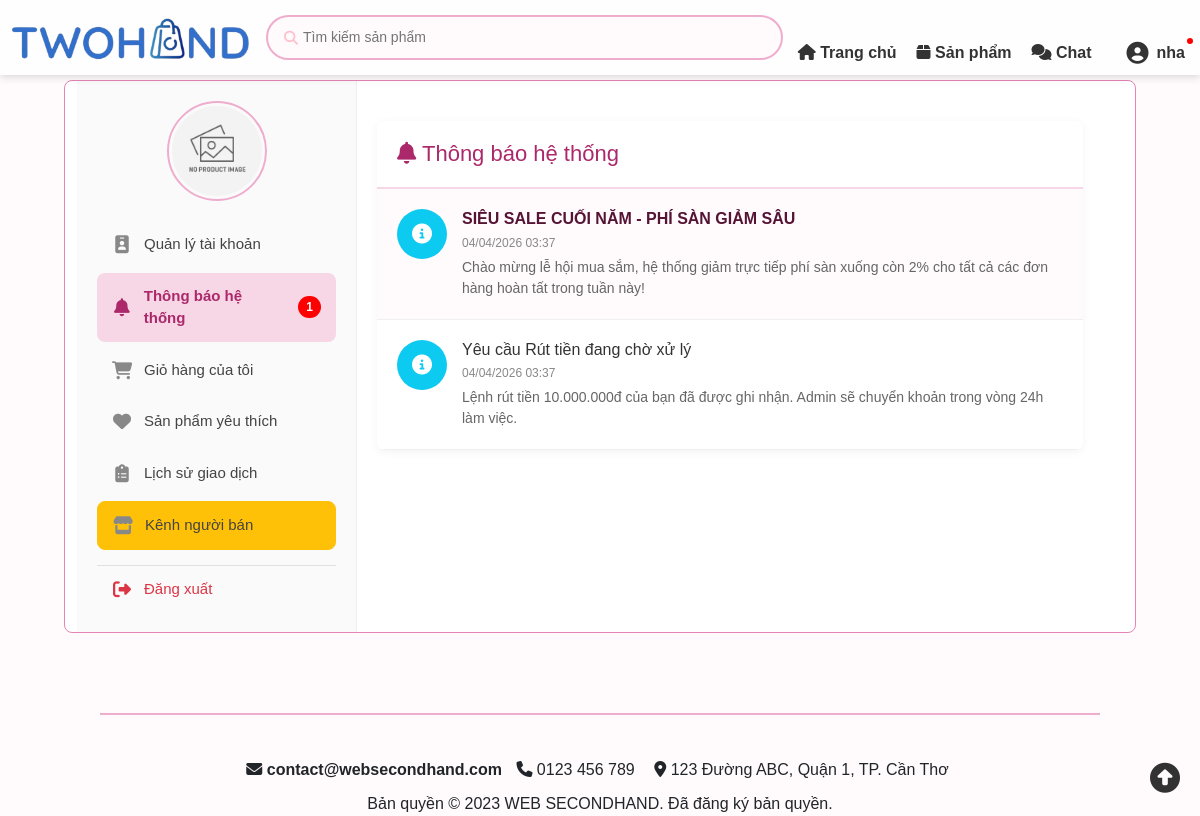
The app's page /controllers/thongBaoController.php (signed in) with its own data.
### tables this page shows
CREATE TABLE ThongBaoNguoiDung (
    Id INT AUTO_INCREMENT PRIMARY KEY,
    MaTB INT,
    IdNhan INT(10),
    DaXem BOOLEAN DEFAULT 0,
    NgayXem DATETIME,
    FOREIGN KEY (MaTB) REFERENCES ThongBao(MaTB) ON DELETE CASCADE,
    FOREIGN KEY (IdNhan) REFERENCES TaiKhoan(IdTaiKhoan) ON DELETE CASCADE
);

CREATE TABLE ThongBao (
    MaTB INT AUTO_INCREMENT PRIMARY KEY,
    TieuDe VARCHAR(255) NOT NULL,
    NoiDung TEXT,
    LoaiTB ENUM('HeThong', 'DonHang', 'KhuyenMai', 'ViPham', 'BaoCao') DEFAULT 'HeThong',
    NguoiGui INT(10) DEFAULT NULL, 
    NgayTao DATETIME DEFAULT CURRENT_TIMESTAMP
);

### controllers/thongBaoController.php (called while the page is built, shortened)
<?php
require_once __DIR__ . '/../includes/ketnoi.php';
require_once __DIR__ . '/../models/thongBaoModel.php';
$idTaiKhoan = $_SESSION['IdTaiKhoan'];
$thongBaoModel = new ThongBaoModel($conn);
$dsThongBao = $thongBaoModel->getThongBaoCuaToi($idTaiKhoan);
include_once __DIR__ . '/../views/thongBao.php';

### models/thongBaoModel.php (called while the page is built, shortened)
<?php
class ThongBaoModel
{
    private $conn;
    public function __construct($conn)
    {
        $this->conn = $conn;
    }
    public function getThongBaoCuaToi($idTaiKhoan)
    {
        $sql = "SELECT tb.*, tbn.DaXem, tbn.Id
                FROM ThongBao tb
                JOIN ThongBaoNguoiDung tbn ON tb.MaTB = tbn.MaTB
                WHERE tbn.IdNhan = ?
                ORDER BY tb.NgayTao DESC";
        $stmt = $this->conn->prepare($sql);
        $stmt->bind_param("i", $idTaiKhoan);
        $stmt->execute();
        return $stmt->get_result()->fetch_all(MYSQLI_ASSOC);
    }
    public function demThongBaoChuaDoc($idTaiKhoan)
    {
        $sql = "SELECT COUNT(*) as SoLuong FROM ThongBaoNguoiDung WHERE IdNhan = ? AND DaXem = 0";
        $stmt = $this->conn->prepare($sql);
        $stmt->bind_param("i", $idTaiKhoan);
        $stmt->execute();
        return $stmt->get_result()->fetch_assoc()['SoLuong'];
    }
}

### views/thongBao.php (the view, shortened to what this page needs)
<!DOCTYPE html>
<html lang="vi">
<head>
    <link href="https://cdn.jsdelivr.net/npm/bootstrap@5.3.2/dist/css/bootstrap.min.css" rel="stylesheet">
    <link rel="stylesheet" href="https://cdnjs.cloudflare.com/ajax/libs/font-awesome/6.4.0/css/all.min.css">
    <link href="../assets/css/header.css" rel="stylesheet">
    <link href="../assets/css/color.css" rel="stylesheet">
    <link href="../assets/css/thongTinTaiKhoan.css" rel="stylesheet">
    <link href="../assets/css/thongBao.css" rel="stylesheet">
</head>
<body>
    <?php include '../includes/header.php'; ?>
    <div class="giua-trang">
        <div class="container">
            <?php
            $soThongBaoMoi_Sidebar = 0;
            if (isset($_SESSION['IdTaiKhoan'])) {
                global $conn;
                if ($conn) {
                    $modelTB_Sidebar = new ThongBaoModel($conn);
                    $soThongBaoMoi_Sidebar = $modelTB_Sidebar->demThongBaoChuaDoc($_SESSION['IdTaiKhoan']);
                }
            }
            $current_page = basename($_SERVER['PHP_SELF']);
            ?>
            <div class="side">
                <div class="avatar-ten" style="text-align: center; margin-bottom: 20px;">
                    <div class="avatar" style="width: 100px; height: 100px; margin: 0 auto 10px; border-radius: 50%; border: 2px solid var(--bs-pink-200); padding: 3px; display: flex; justify-content: center; align-items: center;">
                        <img src="../<?php echo isset($_SESSION['Avatar']) && !empty($_SESSION['Avatar']) ? $_SESSION['Avatar'] : 'assets/images/placeholder.png'; ?>"
                            alt="Avatar" style="width: 100%; height: 100%; border-radius: 50%; object-fit: cover;">
                    </div>
                </div>
                <nav class="menu">
                    <ul>
                        <li>
                            <a href="../controllers/thongTinTaiKhoanController.php" class="<?= ($current_page == 'thongTinTaiKhoanController.php') ? 'active' : '' ?>">
                                <i class="fa-solid fa-id-badge"></i> Quản lý tài khoản
                            </a>
                        </li>
                        <li>
                            <a href="../controllers/thongBaoController.php" class="<?= ($current_page == 'thongBaoController.php') ? 'active' : '' ?>">
                                <i class="fa-solid fa-bell"></i> Thông báo hệ thống
                                <?php if ($soThongBaoMoi_Sidebar > 0): ?>
                                    <span class="menu-badge-count"><?= $soThongBaoMoi_Sidebar ?></span>
                                <?php endif; ?>
                            </a>
                        </li>
                        <li>
                            <a href="../controllers/gioHangController.php" class="<?= ($current_page == 'gioHangController.php') ? 'active' : '' ?>">
                                <i class="fa-solid fa-cart-shopping"></i> Giỏ hàng của tôi
                            </a>
                        </li>
                        <li>
                            <a href="../controllers/danhSachYeuThichController.php" class="<?= ($current_page == 'danhSachYeuThichController.php') ? 'active' : '' ?>">
                                <i class="fa-solid fa-heart"></i> Sản phẩm yêu thích
                            </a>
                        </li>
                        <li>
                            <a href="../controllers/lichSuDonHangController.php" class="<?= ($current_page == 'lichSuDonHangController.php') ? 'active' : '' ?>">
                                <i class="fa-solid fa-clipboard-list"></i> Lịch sử giao dịch
                            </a>
                        </li>
                        <li>
                            <?php
                            $trangThai = 'ChuaKichHoat';
                            if (isset($_SESSION['IdTaiKhoan']) && isset($conn)) {
                                $idUser_check = (int)$_SESSION['IdTaiKhoan'];
                                $sql_check = "SELECT TrangThaiBanHang FROM TaiKhoan WHERE IdTaiKhoan = $idUser_check";
                                $res_check = $conn->query($sql_check);
                                if ($res_check && $res_check->num_rows > 0) {
                                    $row_check = $res_check->fetch_assoc();
                                    $trangThai = $row_check['TrangThaiBanHang'];
                                }
                            }
                            if ($trangThai === 'DangHoatDong'):
                            ?>
                                <a href="../seller/controllers/sellerSanPhamController.php" class="btn btn-warning">
                                    <i class="fa-solid fa-store"></i> Kênh người bán
                                </a>
                            <?php else: ?>
                                <a href="kichHoatBanHangController.php" class="btn">
                                    <i class="fa-solid fa-rocket"></i> Kích hoạt chức năng bán hàng
                                </a>
                            <?php endif; ?>
                        </li>
                        <li>
                            <a href="../controllers/dangXuatController.php" class="logout-link">
                                <i class="fa-solid fa-right-from-bracket"></i> Đăng xuất
                            </a>
                        </li>
                    </ul>
                </nav>
            </div>
            <div class="content" style="flex: 1; padding-left: 20px; background: transparent; border: none;">
                <div class="thong-bao-container">
                    <div class="tb-header">
                        <h2><i class="fa-solid fa-bell"></i> Thông báo hệ thống</h2>
                    </div>
                    <div class="tb-list">
                        <?php if (empty($dsThongBao)): ?>
                            <div class="text-center py-5 text-muted">
                                <i class="fa-regular fa-bell-slash fa-3x mb-3"></i>
                                <p>Bạn chưa có thông báo nào.</p>
                            </div>
                        <?php else: ?>
                            <?php foreach ($dsThongBao as $tb):
                                $iconClass = 'fa-info-circle';
                                $bgClass = 'icon-hethong';
                                $isUnread = ($tb['DaXem'] == 0) ? 'unread' : '';
                            ?>
                                <div class="tb-item <?= $isUnread ?>"
                                    id="item-tb-<?= $tb['MaTB'] ?>"
                                    onclick="moThongBao(<?= $tb['MaTB'] ?>, '<?= htmlspecialchars($tb['TieuDe'], ENT_QUOTES) ?>')">
                                    <div class="tb-icon <?= $bgClass ?>">
                                        <i class="fa-solid <?= $iconClass ?>"></i>
                                    </div>
                                    <div class="tb-content">
                                        <h4 class="tb-title"><?= htmlspecialchars($tb['TieuDe']) ?></h4>
                                        <div class="tb-date"><?= date('d/m/Y H:i', strtotime($tb['NgayTao'])) ?></div>
                                        <div class="tb-snippet"><?= strip_tags($tb['NoiDung']) ?></div>
                                    </div>
                                </div>
                            <?php endforeach; ?>
                        <?php endif; ?>
                    </div>
                </div>
            </div>
        </div>
    </div>
    <?php include '../includes/footer.php'; ?>
</body>
</html>

### records on screen
thongbaonguoidung: MaTB.TieuDe "SIÊU SALE CUỐI NĂM - PHÍ SÀN GIẢM SÂU", MaTB.NgayTao "04/04/2026 03:37", MaTB.NoiDung "Chào mừng lễ hội mua sắm, hệ thống giảm trực tiếp phí sàn xuống còn 2% cho tất cả các đơn hàng hoàn tất trong tuần này!"
thongbaonguoidung: MaTB.TieuDe "Yêu cầu Rút tiền đang chờ xử lý", MaTB.NgayTao "04/04/2026 03:37", MaTB.NoiDung "Lệnh rút tiền 10.000.000đ của bạn đã được ghi nhận. Admin sẽ chuyển khoản trong vòng 24h làm việc."

### other values on screen
$_SESSION['TenTK'] "nha"
$soThongBaoMoi_Sidebar "1"
